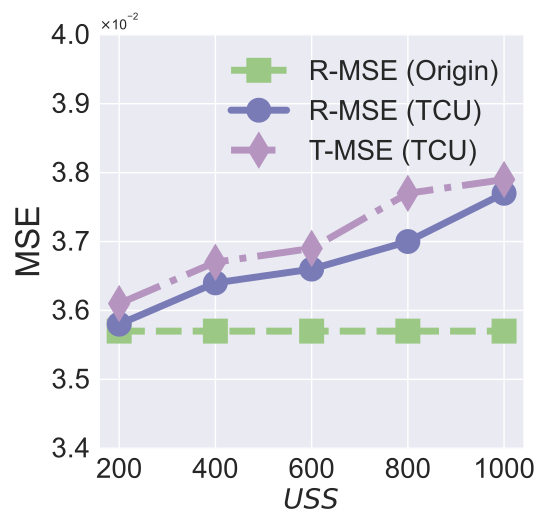

The script that saved this image:


import numpy as np
import matplotlib.pyplot as plt
from matplotlib.ticker import ScalarFormatter

epsilon = 3
beta = 1 / epsilon


x=[1, 2, 3, 4, 5]
# validation_for_plt =[97,95.8600, 94.9400, 93.5400, 93.2400]
# attack_for_plt=[0, 0.3524, 0, 0.1762, 0.1762]
# basic_for_plt=[99.8, 99.8, 99.8, 99.8, 99.8]

labels = ['200', '400', '600', '800', '1000']
# unl_org = [97.77, 97.55, 97.35, 97.29, 97.21, 97.21]

# unl_hess_r = [96.6, 96.66, 96.04, 95.94, 95.85, 97.21]
OUL = [0.0358, 0.0364, 0.0366, 0.0370, 0.0377 ]

org_acc = [0.0357, 0.0357, 0.0357, 0.0357, 0.0357]

OUL_t = [0.0361, 0.0367, 0.0369, 0.0377, 0.0379 ]

salun_acc = [0.5500, 0.575,  0.581, 0.5911, 0.59500 ]
# unl_ss_wo = [94.32, 94.53, 94.78, 93.38, 94.04, 97.21]
vbu_ldp_acc = [0.5700, 0.5881, 0.5902, 0.5990, 0.6108 ]

for i in range(len(OUL)):
    OUL[i] = OUL[i]
    org_acc[i] = org_acc[i]
    OUL_t[i] = OUL_t[i]
    vbu_ldp_acc[i] = vbu_ldp_acc[i]

plt.style.use('seaborn')
plt.figure(figsize=(5.5, 5.3))
l_w=5
m_s=15
marker_s = 3
markevery=1
#plt.figure(figsize=(8, 5.3))
#plt.plot(x, unl_fr, color='blue', marker='^', label='Retrain',linewidth=l_w, markersize=m_s)

#plt.plot(x, unl_ss_w, color='g',  marker='*',  label='PriMU$_{w}$',linewidth=l_w, markersize=m_s)
plt.plot(x, org_acc, linestyle='--', color='#9BC985',  marker='s', fillstyle='full', markevery=markevery,
         label='R-MSE (Origin)',linewidth=l_w, markersize=m_s, markeredgewidth=marker_s)


plt.plot(x, OUL, linestyle='-', color='#797BB7', marker='o', fillstyle='full', markevery=markevery,
         label='R-MSE (TCU)', linewidth=l_w, markersize=m_s, markeredgewidth=marker_s)




plt.plot(x, OUL_t, linestyle='-.', color='#B595BF',  marker='d', fillstyle='full', markevery=markevery, label='T-MSE (TCU)',linewidth=l_w, markersize=m_s, markeredgewidth=marker_s)

#
#
# plt.plot(x, vbu_ldp_acc, linestyle='-.', color='#E1C855',  marker='^', fillstyle='full', markevery=markevery, label='VBU',linewidth=l_w, markersize=m_s, markeredgewidth=marker_s)


# plt.grid()
leg = plt.legend(fancybox=True, shadow=True)
# plt.xlabel('Malicious Client Ratio (%)' ,fontsize=16)
#plt.ylabel('MSE' ,fontsize=24)
#my_y_ticks = np.arange(0.034, 0.041, 0.001)
#plt.yticks(my_y_ticks,fontsize=20)

ax = plt.gca()

# y 轴标题
ax.set_ylabel("MSE", fontsize=24)

# 手动 y‑ticks
ax.set_yticks(np.arange(0.034, 0.041, 0.001))
ax.tick_params(axis='y', labelsize=20)

# ➊ 设定科学计数格式，并固定指数为 10^-2
fmt = ScalarFormatter(useMathText=True)
fmt.set_powerlimits((-2, -2))                    # 只用 10^-2
ax.yaxis.set_major_formatter(fmt)

# plt.yscale('log')

plt.xlabel('$\it USS$' ,fontsize=20)

plt.xticks(x, labels, fontsize=20)
# plt.title('On MNIST',fontsize=24)

# plt.annotate(r"1e0", xy=(0.1, 1.01), xycoords='axes fraction', xytext=(-10, 10), textcoords='offset points', ha='right', va='center', fontsize=15)


# plt.title('(c) Utility Preservation', fontsize=24)
plt.legend(loc='best',          # same manual position
           fontsize=20,               # same font size
           ncol=1,
           columnspacing=1.,         # distance between the two columns
           handletextpad=0.8)         # gap between symbol and text

plt.tight_layout()
#plt.title("MNIST")
plt.rcParams['figure.figsize'] = (2.0, 1)
plt.rcParams['image.interpolation'] = 'nearest'
plt.rcParams['figure.subplot.left'] = 0.11
plt.rcParams['figure.subplot.bottom'] = 0.08
plt.rcParams['figure.subplot.right'] = 0.977
plt.rcParams['figure.subplot.top'] = 0.969
plt.savefig('MNIST_model_VAE_MSE_uss.pdf', format='pdf', dpi=200)
plt.show()
